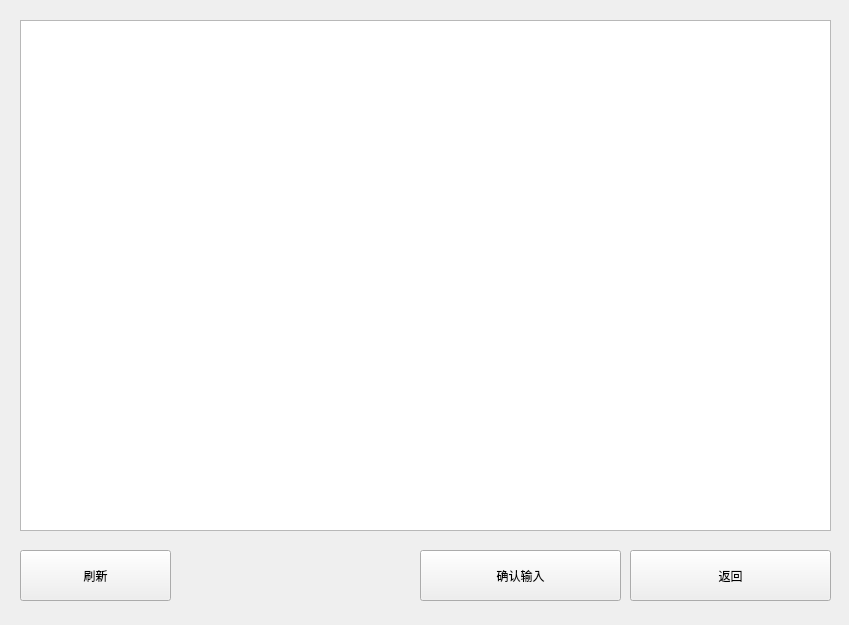
<?xml version="1.0" encoding="UTF-8"?>
<ui version="4.0">
 <class>Nitori_Keyword</class>
 <widget class="QWidget" name="Nitori_Keyword">
  <property name="windowModality">
   <enum>Qt::ApplicationModal</enum>
  </property>
  <property name="geometry">
   <rect>
    <x>0</x>
    <y>0</y>
    <width>849</width>
    <height>625</height>
   </rect>
  </property>
  <property name="windowTitle">
   <string>数据处理</string>
  </property>
  <widget class="QPushButton" name="btn_ok">
   <property name="geometry">
    <rect>
     <x>420</x>
     <y>550</y>
     <width>201</width>
     <height>51</height>
    </rect>
   </property>
   <property name="text">
    <string>确认输入</string>
   </property>
  </widget>
  <widget class="QPushButton" name="btn_cancel">
   <property name="geometry">
    <rect>
     <x>630</x>
     <y>550</y>
     <width>201</width>
     <height>51</height>
    </rect>
   </property>
   <property name="text">
    <string>返回</string>
   </property>
  </widget>
  <widget class="QPushButton" name="btn_refresh">
   <property name="geometry">
    <rect>
     <x>20</x>
     <y>550</y>
     <width>151</width>
     <height>51</height>
    </rect>
   </property>
   <property name="text">
    <string>刷新</string>
   </property>
  </widget>
  <widget class="QTableWidget" name="tableWidget">
   <property name="geometry">
    <rect>
     <x>20</x>
     <y>20</y>
     <width>811</width>
     <height>511</height>
    </rect>
   </property>
   <property name="alternatingRowColors">
    <bool>true</bool>
   </property>
  </widget>
 </widget>
 <resources/>
 <connections/>
</ui>
